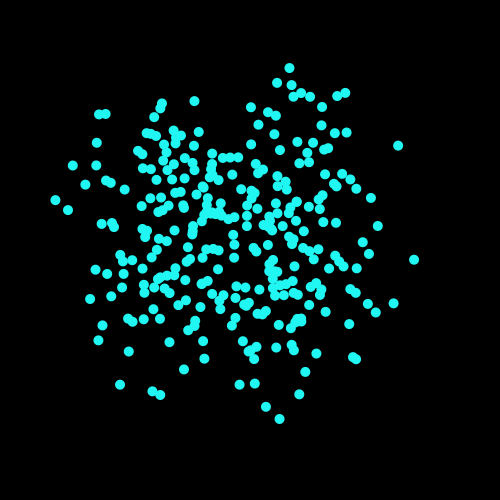
Frame 1 (no input)
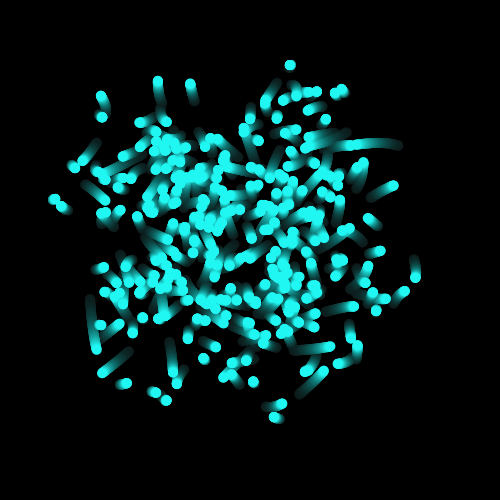
Frame 60 (the mouse pressed at the canvas centre just before this capture)
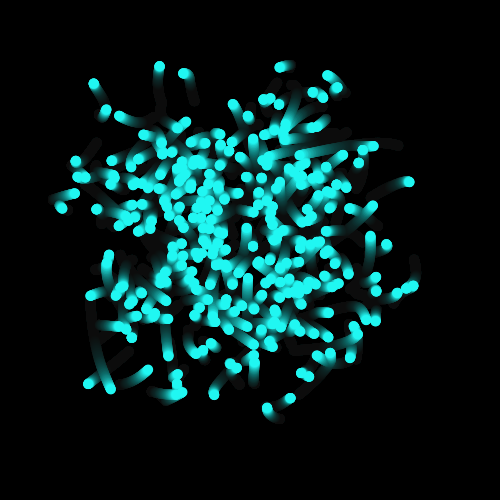
Frame 120 (the mouse held since frame 60 and released just before this capture)

The Processing sketch that drew these frames (run headless with seeded random() and noise(); from frame 60 on, the mouse is pressed at the canvas centre):

// Processing sketch: MagicWorms
// ── MagicWorms.pde

 void setup(){
size(500,500);
background(0,0,0);
 }
 
 void draw(){

   makeMagical();
   for (int i = 0; i < 300; i++){
        fill (#20F7F2);
    ellipse(getWormX(i), getWormY(i), 10,10);
   }
 }
       float frequency = .001;
    float noiseInterval = PI;
 
    void makeMagical() {
        fill( 0, 0, 0, 10 );
        rect(0, 0, width, height);
        noStroke();
    }

    float getWormX(int i) {
        return map(noise(i*noiseInterval + frameCount * frequency), 0, 1, 0, width);
    }

    float getWormY(int i) {
        return map(noise(i*noiseInterval+1 + frameCount * frequency), 0, 1, 0, height);
    }
 
 
